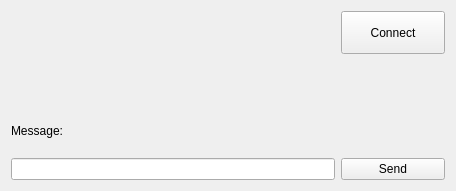
<?xml version="1.0" encoding="UTF-8"?>
<ui version="4.0">
 <class>MainWindow</class>
 <widget class="QMainWindow" name="MainWindow">
  <property name="geometry">
   <rect>
    <x>0</x>
    <y>0</y>
    <width>456</width>
    <height>191</height>
   </rect>
  </property>
  <property name="windowTitle">
   <string>Server</string>
  </property>
  <widget class="QWidget" name="centralWidget">
   <layout class="QGridLayout" name="gridLayout">
    <item row="0" column="3">
     <widget class="QPushButton" name="pushButton_2">
      <property name="sizePolicy">
       <sizepolicy hsizetype="Minimum" vsizetype="Preferred">
        <horstretch>0</horstretch>
        <verstretch>0</verstretch>
       </sizepolicy>
      </property>
      <property name="text">
       <string>Connect</string>
      </property>
     </widget>
    </item>
    <item row="5" column="3">
     <widget class="QPushButton" name="pushButton">
      <property name="text">
       <string>Send</string>
      </property>
     </widget>
    </item>
    <item row="2" column="0">
     <widget class="QLabel" name="label_4">
      <property name="text">
       <string>Message:</string>
      </property>
     </widget>
    </item>
    <item row="0" column="0" colspan="3">
     <widget class="QLabel" name="label_3">
      <property name="text">
       <string/>
      </property>
     </widget>
    </item>
    <item row="2" column="1" colspan="3">
     <widget class="QLabel" name="label_2">
      <property name="text">
       <string/>
      </property>
     </widget>
    </item>
    <item row="5" column="0" colspan="3">
     <widget class="QLineEdit" name="lineEdit"/>
    </item>
    <item row="1" column="1">
     <widget class="QLabel" name="label">
      <property name="text">
       <string/>
      </property>
     </widget>
    </item>
   </layout>
  </widget>
 </widget>
 <layoutdefault spacing="6" margin="11"/>
 <resources/>
 <connections/>
</ui>
